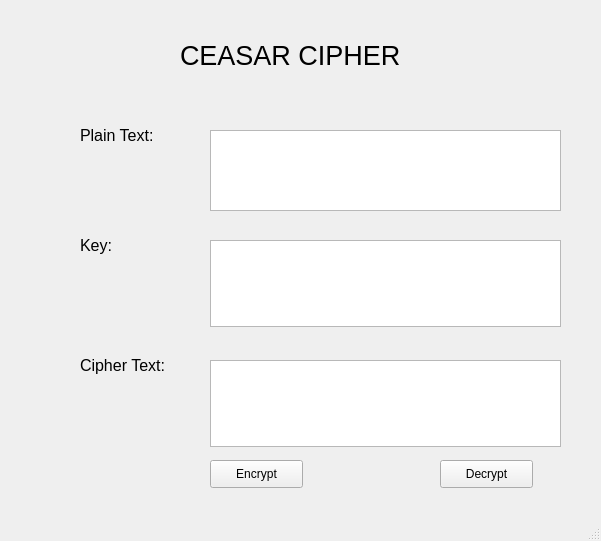
<?xml version="1.0" encoding="UTF-8"?>
<ui version="4.0">
 <class>MainWindow</class>
 <widget class="QMainWindow" name="MainWindow">
  <property name="geometry">
   <rect>
    <x>0</x>
    <y>0</y>
    <width>601</width>
    <height>541</height>
   </rect>
  </property>
  <property name="windowTitle">
   <string>MainWindow</string>
  </property>
  <widget class="QWidget" name="centralwidget">
   <widget class="QLabel" name="label">
    <property name="geometry">
     <rect>
      <x>180</x>
      <y>0</y>
      <width>271</width>
      <height>111</height>
     </rect>
    </property>
    <property name="font">
     <font>
      <pointsize>20</pointsize>
     </font>
    </property>
    <property name="text">
     <string>CEASAR CIPHER</string>
    </property>
   </widget>
   <widget class="QLabel" name="label_2">
    <property name="geometry">
     <rect>
      <x>80</x>
      <y>120</y>
      <width>111</width>
      <height>31</height>
     </rect>
    </property>
    <property name="font">
     <font>
      <pointsize>12</pointsize>
     </font>
    </property>
    <property name="text">
     <string>Plain Text:</string>
    </property>
   </widget>
   <widget class="QLabel" name="label_3">
    <property name="geometry">
     <rect>
      <x>80</x>
      <y>230</y>
      <width>61</width>
      <height>31</height>
     </rect>
    </property>
    <property name="font">
     <font>
      <pointsize>12</pointsize>
     </font>
    </property>
    <property name="text">
     <string>Key:</string>
    </property>
   </widget>
   <widget class="QLabel" name="label_4">
    <property name="geometry">
     <rect>
      <x>80</x>
      <y>340</y>
      <width>121</width>
      <height>51</height>
     </rect>
    </property>
    <property name="font">
     <font>
      <pointsize>12</pointsize>
     </font>
    </property>
    <property name="text">
     <string>Cipher Text:</string>
    </property>
   </widget>
   <widget class="QPlainTextEdit" name="plainTextEdit">
    <property name="geometry">
     <rect>
      <x>210</x>
      <y>130</y>
      <width>351</width>
      <height>81</height>
     </rect>
    </property>
   </widget>
   <widget class="QPlainTextEdit" name="plainTextEdit_2">
    <property name="geometry">
     <rect>
      <x>210</x>
      <y>360</y>
      <width>351</width>
      <height>87</height>
     </rect>
    </property>
   </widget>
   <widget class="QTextEdit" name="textEdit">
    <property name="geometry">
     <rect>
      <x>210</x>
      <y>240</y>
      <width>351</width>
      <height>87</height>
     </rect>
    </property>
   </widget>
   <widget class="QPushButton" name="pushButton">
    <property name="geometry">
     <rect>
      <x>210</x>
      <y>460</y>
      <width>93</width>
      <height>28</height>
     </rect>
    </property>
    <property name="text">
     <string>Encrypt</string>
    </property>
   </widget>
   <widget class="QPushButton" name="pushButton_2">
    <property name="geometry">
     <rect>
      <x>440</x>
      <y>460</y>
      <width>93</width>
      <height>28</height>
     </rect>
    </property>
    <property name="text">
     <string>Decrypt</string>
    </property>
   </widget>
  </widget>
  <widget class="QMenuBar" name="menubar">
   <property name="geometry">
    <rect>
     <x>0</x>
     <y>0</y>
     <width>601</width>
     <height>26</height>
    </rect>
   </property>
  </widget>
  <widget class="QStatusBar" name="statusbar"/>
 </widget>
 <resources/>
 <connections/>
</ui>
